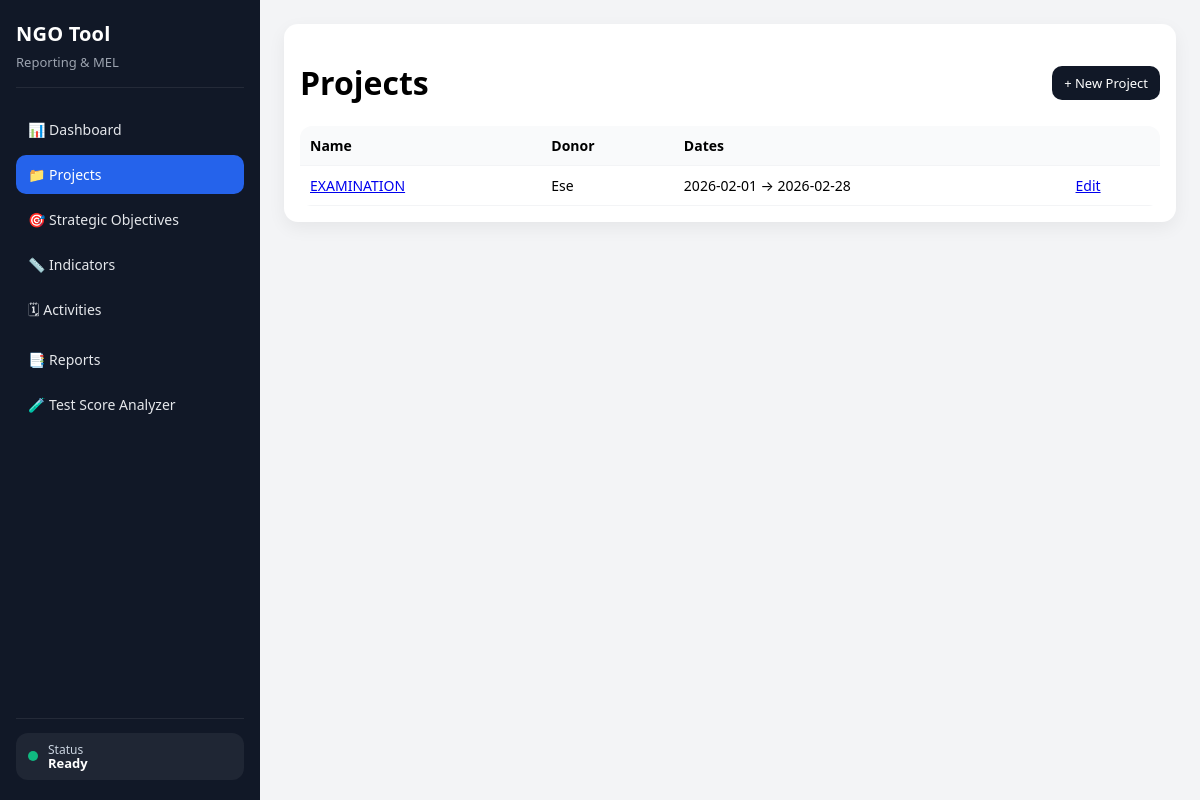
The page /projects/ on the database as committed earlier.
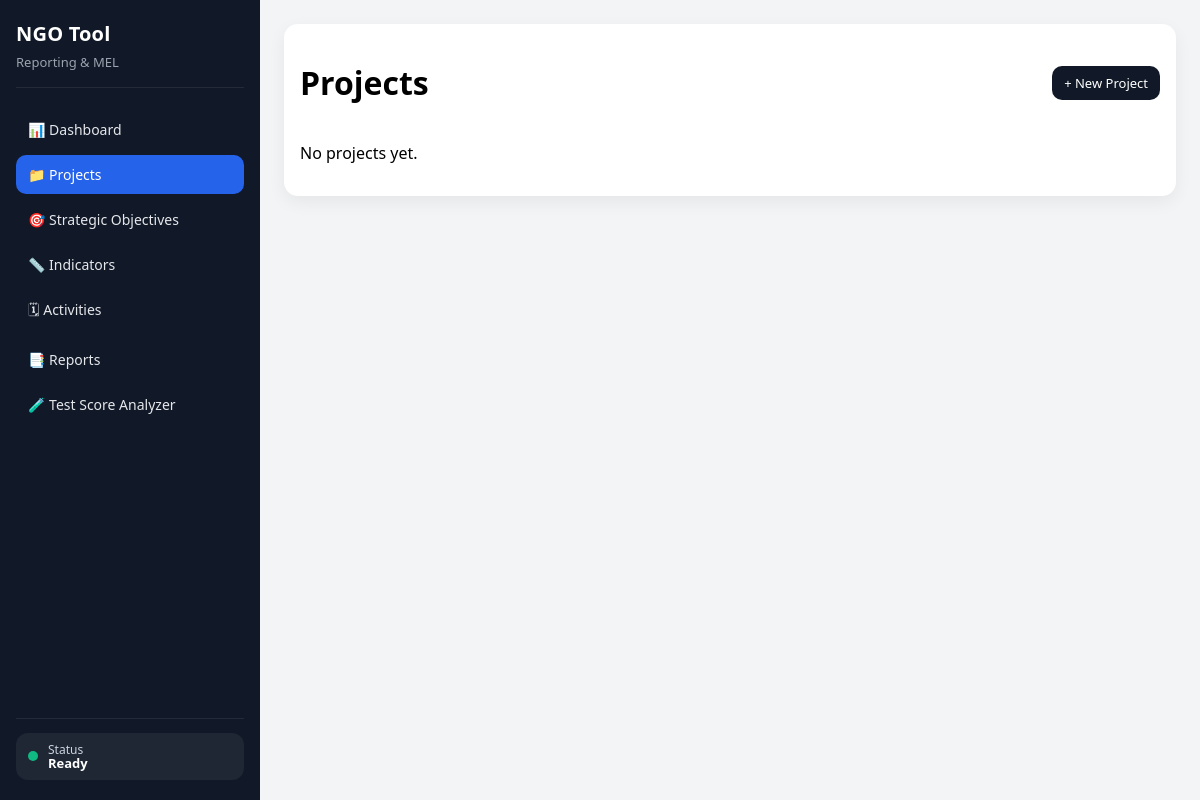
The same page on the database as committed later.
### models.py (models this page shows)
class Project(db.Model):
    __tablename__ = "projects"
    id = db.Column(db.Integer, primary_key=True)
    name = db.Column(db.String(200), nullable=False)
    goal = db.Column(db.Text, nullable=False)
    donor = db.Column(db.String(200))
    location = db.Column(db.String(200))
    start_date = db.Column(db.Date)
    end_date = db.Column(db.Date)
    created_at = db.Column(db.DateTime, default=datetime.utcnow)
    strategic_objectives = db.relationship(
        "StrategicObjective",
        backref="project",
        lazy=True,
        cascade="all, delete-orphan"
    )

### routes/projects.py (the view)
@bp_projects.get("/")
def list_projects():
    projects = Project.query.order_by(Project.created_at.desc()).all()
    return render_template("projects/list.html", projects=projects)

### templates/projects/list.html (shortened to what this page needs)
{% extends "base.html" %}
{% block content %}
<div class="card">
  <div style="display:flex; justify-content:space-between; align-items:center;">
    <h1>Projects</h1>
    <a class="btn" href="/projects/create">+ New Project</a>
  </div>
  {% if not projects %}
    <p>No projects yet.</p>
  {% else %}
    <table>
      <thead><tr><th>Name</th><th>Donor</th><th>Dates</th><th></th></tr></thead>
      <tbody>
        {% for p in projects %}
          <tr>
            <td><a href="/projects/{{p.id}}">{{ p.name }}</a></td>
            <td>{{ p.donor or "—" }}</td>
            <td>{{ p.start_date or "—" }} → {{ p.end_date or "—" }}</td>
            <td><a href="/projects/{{p.id}}/edit">Edit</a></td>
          </tr>
        {% endfor %}
      </tbody>
    </table>
  {% endif %}
</div>
{% endblock %}

### templates/base.html (shortened to what this page needs)
<!doctype html>
<html>
<head>
  <link rel="stylesheet" href="{{ url_for('static', filename='css/app.css') }}">
</head>
<body class="app-layout">
  <aside class="sidebar">
    <div class="sidebar-header">
      <h2>NGO Tool</h2>
      <p>Reporting &amp; MEL</p>
    </div>
    <nav class="sidebar-nav">
      <a href="/dashboard/" class="nav-item {% if request.path.startswith('/dashboard') %}active{% endif %}">📊 Dashboard</a>
      <a href="/projects/" class="nav-item {% if request.path.startswith('/projects') %}active{% endif %}">📁 Projects</a>
      <a href="/sos/" class="nav-item {% if request.path.startswith('/sos') %}active{% endif %}">🎯 Strategic Objectives</a>
      <a href="/indicators/" class="nav-item {% if request.path.startswith('/indicators') %}active{% endif %}">📏 Indicators</a>
      <a href="/activities/" class="nav-item {% if request.path.startswith('/activities') %}active{% endif %}">🗓 Activities</a>
      <a href="/reports/" class="nav-item {% if request.path.startswith('/reports') %}active{% endif %}">📑 Reports</a>
      <a href="/testscore/" class="nav-item {% if request.path.startswith('/testscore') %}active{% endif %}">🧪 Test Score Analyzer</a>
    </nav>
    <div class="sidebar-footer">
      <div class="sidebar-mini">
        <div class="dot"></div>
        <div>
          <div class="mini-title">Status</div>
          <div class="mini-sub">Ready</div>
        </div>
      </div>
    </div>
  </aside>
  <main class="main-content">
    {% block content %}{% endblock %}
  </main>
</body>
</html>

### static/css/app.css (style rules this page uses)
body.app-layout { margin: 0; font-family: system-ui, -apple-system, Segoe UI, Roboto, Arial, sans-serif; background: #f3f4f6; display: flex; min-height: 100vh; }
.sidebar { width: 260px; background: #111827; color: #fff; padding: 20px 16px; display: flex; flex-direction: column; position: sticky; top: 0; height: 100vh; box-sizing: border-box; }
.sidebar-header { margin-bottom: 22px; padding-bottom: 16px; border-bottom: 1px solid rgba(255,255,255,0.08); }
.sidebar-header h2 { margin: 0; font-size: 20px; letter-spacing: 0.2px; }
.sidebar-header p { margin: 6px 0 0; font-size: 13px; color: #9ca3af; }
.sidebar-nav { display: flex; flex-direction: column; gap: 6px; }
.nav-item { color: #e5e7eb; text-decoration: none; padding: 10px 12px; border-radius: 10px; font-size: 14px; transition: 0.2s ease; display: flex; align-items: center; gap: 10px; }
.nav-item.active { background: #2563eb; color: #fff; }
.sidebar-footer { margin-top: auto; padding-top: 14px; border-top: 1px solid rgba(255,255,255,0.08); }
.sidebar-mini { display: flex; gap: 10px; align-items: center; padding: 10px 12px; border-radius: 12px; background: rgba(255,255,255,0.06); }
.dot { width: 10px; height: 10px; border-radius: 999px; background: #10b981; }
.mini-title { font-size: 12px; color: #cbd5e1; line-height: 1.1; }
.mini-sub { font-size: 13px; color: #fff; font-weight: 600; line-height: 1.1; }
.main-content { flex: 1; padding: 24px; box-sizing: border-box; }
.card { background: #fff; padding: 16px; border-radius: 14px; box-shadow: 0 6px 18px rgba(0,0,0,0.06); margin-bottom: 16px; }
a.btn { display: inline-block; padding: 8px 12px; border-radius: 10px; background: #111827; color: #fff; text-decoration: none; font-size: 13px; }

Rows that differ between the two databases and show on the page:
removed Project: name "EXAMINATION", donor "Ese", start_date "2026-02-01", end_date "2026-02-28"
Other text that changed with them:
text no longer shown: "Name Donor Dates"
text now shown: "No projects yet."
